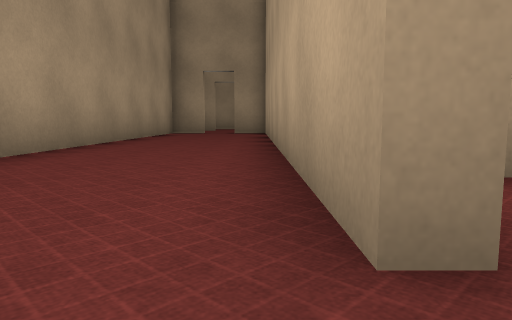
view 1 (above)

16 first-person views from a walk through a Unity game level. The camera is 0.38 m above the floor, tilts 6° down and sees 70° across. The floor is counted in squares, 1 m on a side. Each view is taken from the middle of a square. On the plan, view 1 faces up. The plan holds only what a view shows up to about 9 squares ahead; the rest is blank. The place goes on beyond the plan. The player character is not drawn. Some animated figures are left out. Door leaves are left out, so doorways stand open. Surface patterns are stand-ins for the level's own textures.

view 2
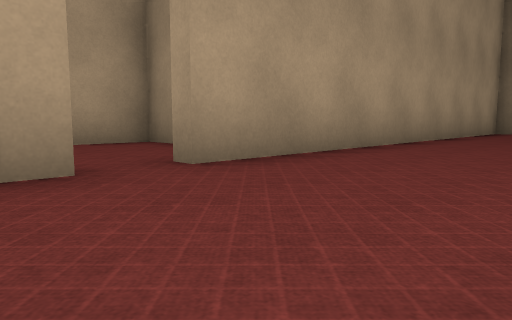

view 3
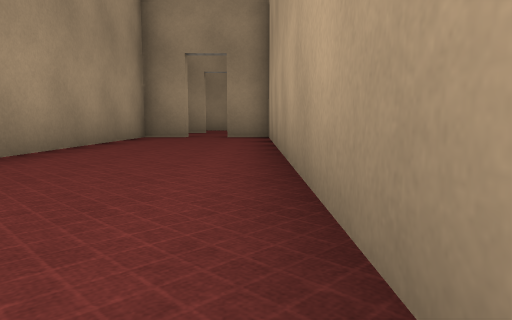

view 4
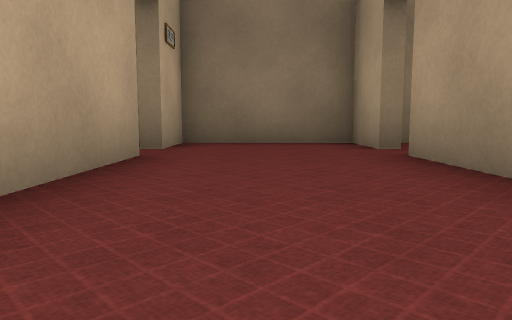

view 5
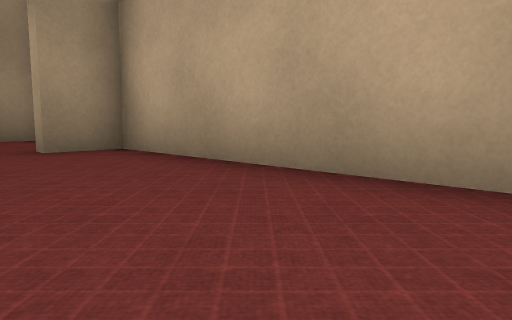

view 6
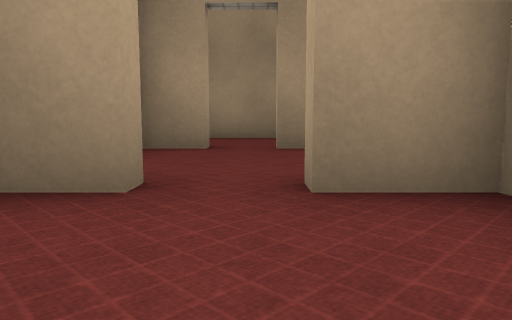

view 7
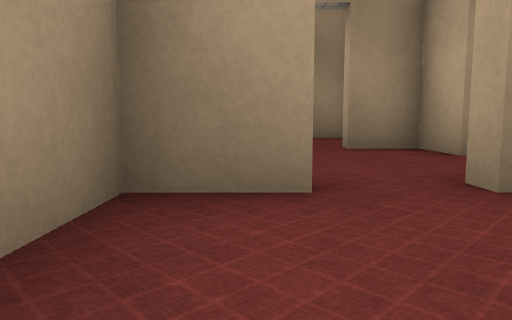

view 8
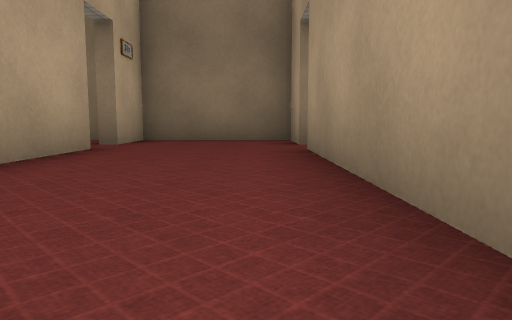

view 9
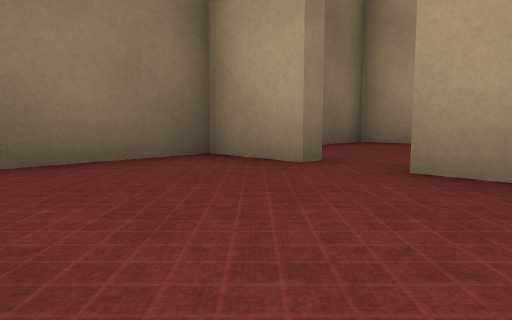

view 10
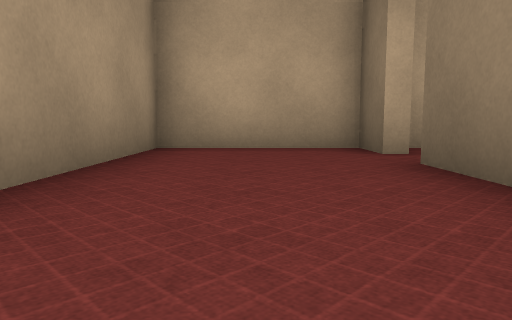

view 11
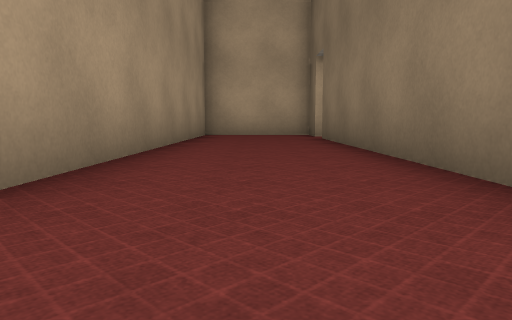

view 12
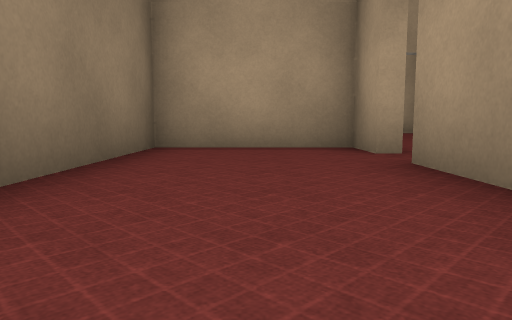

view 13
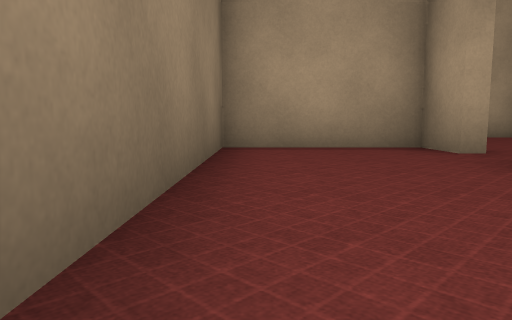

view 14
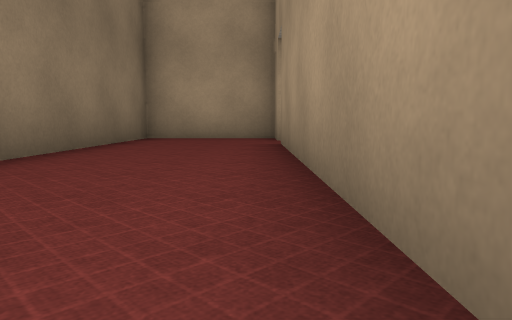

view 15
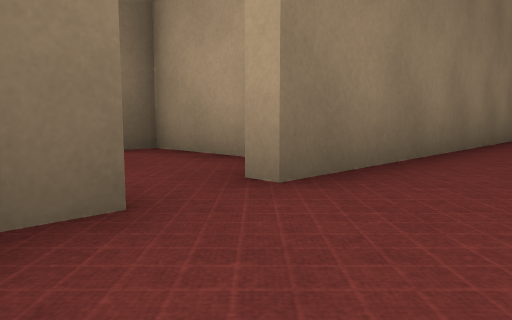

view 16
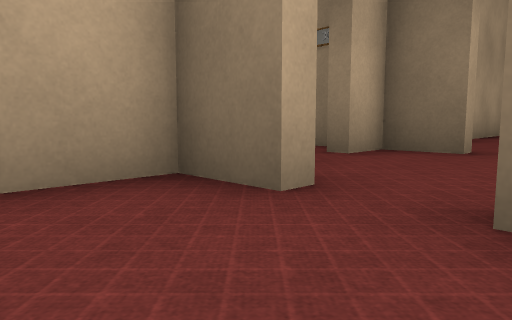

### Floor plan
Points are (right, up) in squares from view 1. A wall is a line through its corners. A room is listed if a view was taken in it or the views show most of it. See-through windows are left out.
Room 1 (views 1, 2, 3, 4, 5, 6, 7, 8, 9)
walls: (0.3, 0.9) (0.3, 11.9) (-0.7, 11.9); (-2.7, -0.1) (-2.7, -1.5) (0.3, -1.5) (0.3, 0); (-1.6, 11.9) (-2.7, 11.9) (-2.7, 0.9)
ways out: opening at (-1, 12) to room 3; gap at (-3, 0.5); gap at (1, 0.5)
Room 2 (views 10, 11, 12, 13, 14, 15, 16)
walls: (-9.2, 18.4) (-10.4, 18.4) (-10.4, 15.5) (-1.7, 15.5); (-0.7, 15.5) (0.3, 15.5) (0.3, 18.4) (-8.4, 18.4)
ways out: opening at (-1, 15) to room 3; opening at (-9, 18)
Room 3 (no view inside)
walls: (0.3, 14) (0.3, 15.2) (-0.7, 15.2) (-0.7, 15.5); (-1.7, 15.5) (-1.7, 15.2) (-2.6, 15.2); (-2.7, 14.1) (-2.7, 12.2) (-2.1, 12.2); (-0.8, 12.2) (0.3, 12.2) (0.3, 13.1)
ways out: opening at (-1, 12) to room 1; opening at (-1, 15) to room 2; gap at (1, 14)

Where each view was taken, in squares from view 1:
view 1: 0 up, 0 right, facing up
view 2: 1 down, 0 right, facing up-left
view 3: 3 up, 0 right, facing up
view 4: 5 up, 1 left, facing down
view 5: 7 up, 2 left, facing up-right
view 6: 10 up, 1 left, facing up
view 7: 10 up, 2 left, facing up
view 8: 6 up, 2 left, facing down
view 9: 2 up, 0 right, facing down-left
view 10: 17 up, 5 left, facing right
view 11: 17 up, 10 left, facing right
view 12: 17 up, 5 left, facing left
view 13: 16 up, 5 left, facing left
view 14: 18 up, 2 left, facing left
view 15: 17 up, 0 right, facing down-left
view 16: 17 up, 2 left, facing down-right
